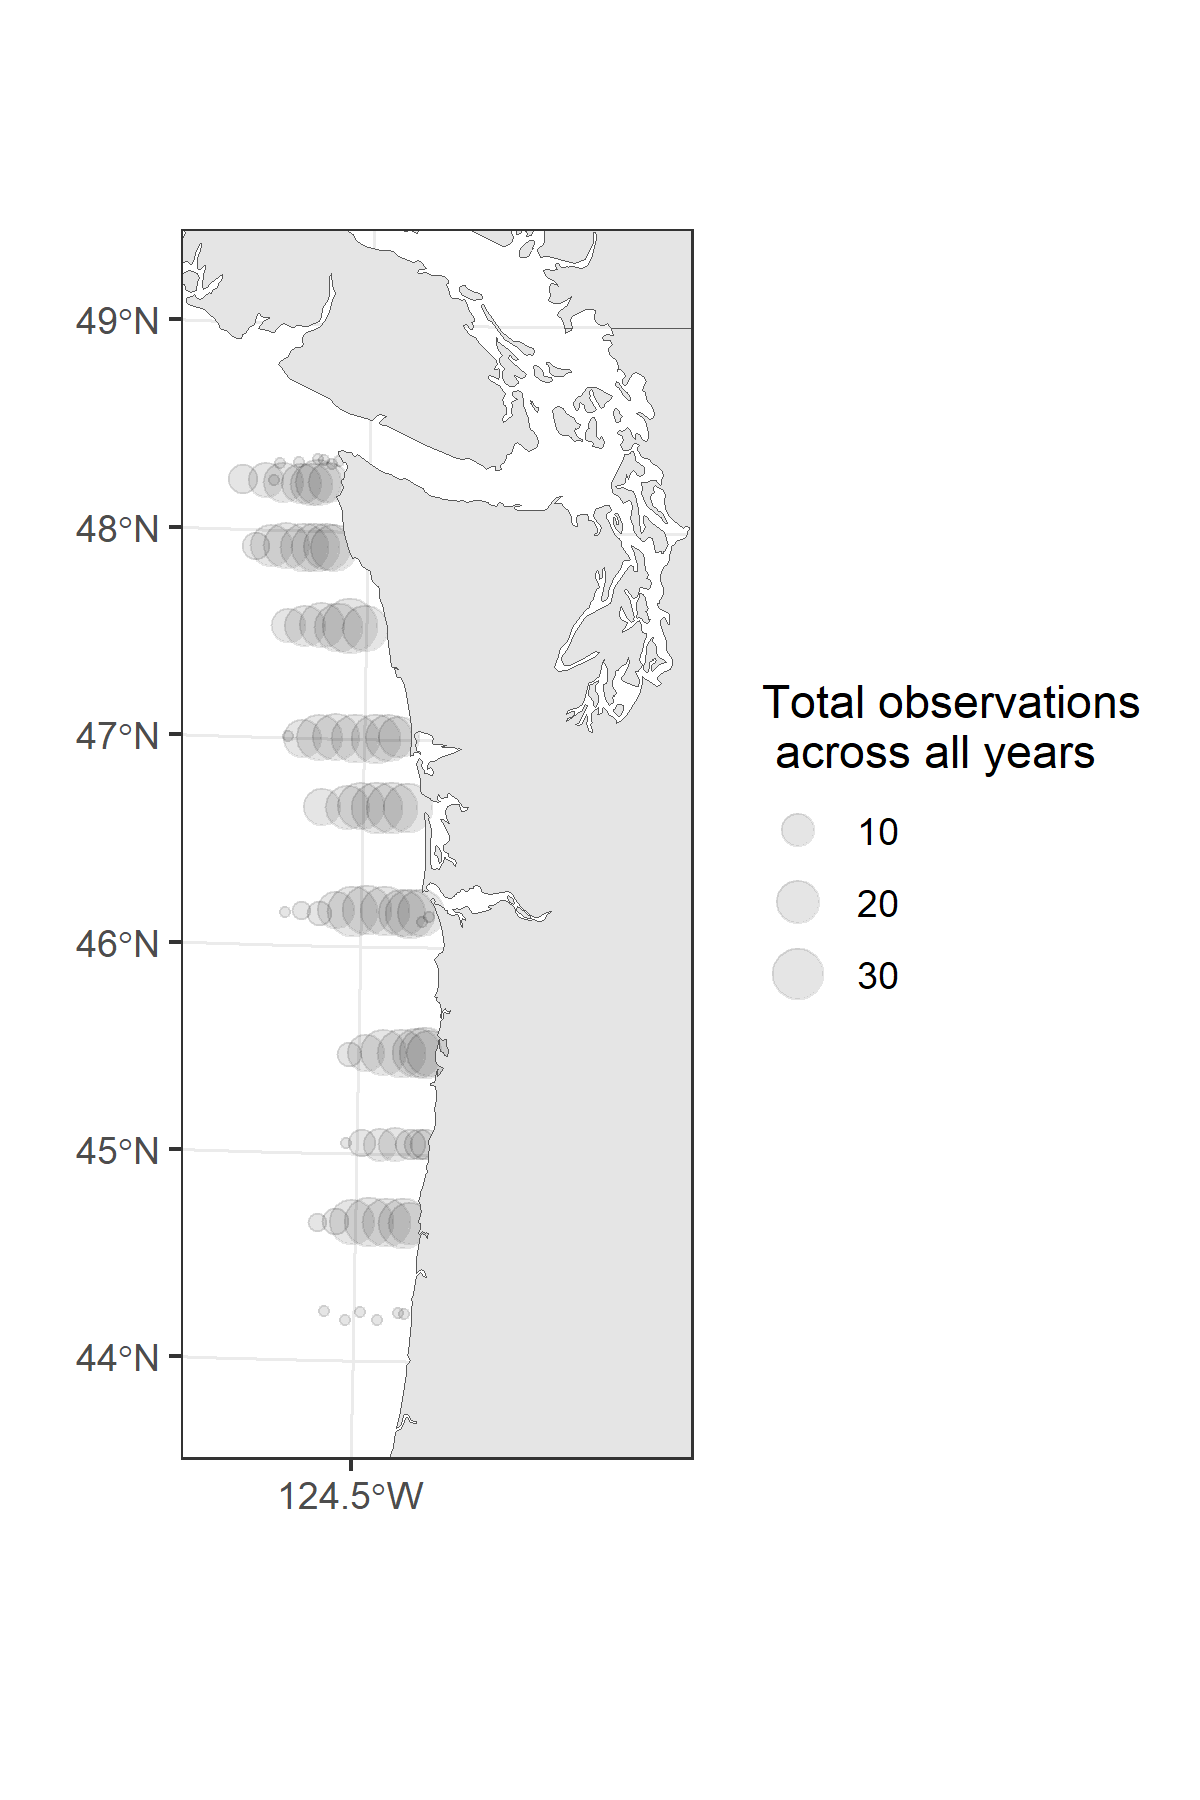

Here is the R script that generated this plot:
df <- as.data.frame(read.csv(file=paste0(getwd(),"/data/survey_temperature_Including2021_2022.csv"), header=TRUE))

df2 <- df %>%
  filter(Month == 'June') %>%
  filter(Study == 'JSOES_MaxCatch' | Study == 'JSOES_Regular') %>%
  group_by(Station) %>% summarize(count = n(), Lat = mean(Lat), Long = mean(Long))

df2 <- sdmTMB::add_utm_columns(df2,
                               ll_names=c("Long","Lat"),
                               utm_names = c("utm_lon","utm_lat"),
                               utm_crs = "+proj=utm +zone=10 +datum=WGS84",
                               units = "km")

#Grab the spatial data you need
world <- rnaturalearth::ne_countries(continent='north america', scale = "large", returnclass = "sf")
usa_states <- rnaturalearth::ne_states(country = 'United States of America', returnclass = 'sf')

world2 <- sf::st_transform(world,crs="+proj=utm +zone=10 +datum=WGS84  +units=km")


g <- ggplot(data = world2) +
  coord_sf(crs = "+proj=utm +datum=WGS84 +no_defs +zone=10 +units=km") +
  xlim(270,550)+
  ylim(4850,5450)+
  scale_x_continuous(
    limits = c(300,550),
    breaks = seq(-124.5,-124.5,1) #oddly enough this in decimal degrees
  ) +
  geom_point(data=df2, aes(x = utm_lon, y = utm_lat, size = count), 
             alpha = 0.1, colour = "black") +
  # guides(fill = guide_legend(reverse=TRUE)) +
  theme(plot.margin = margin(0, 0, 0, 0, "cm")) +
  geom_sf()+
  theme_bw() +
  ylab('') +
  xlab('') +
  labs(size="Total observations \n across all years")
ggsave(filename = "sampleSizeMap.png", g, width=4, height = 6, units="in")
